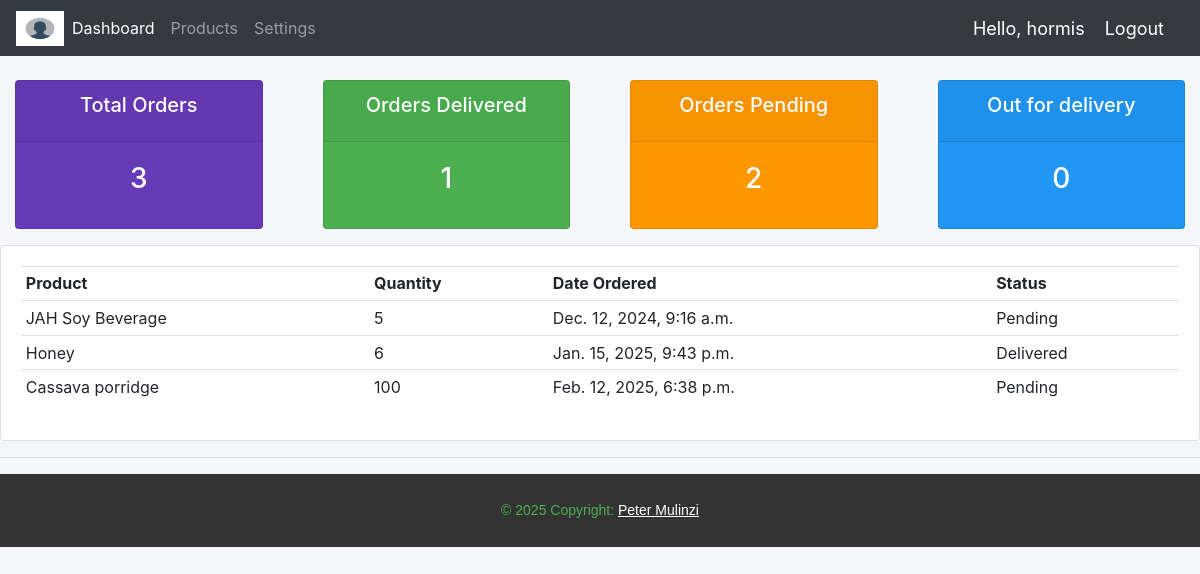
The page /user/ (signed in) on the database its author committed.
### Jah_Accounts/models.py (models this page shows, shortened)
class Order(models.Model):
    STATUS = (
        ('Pending', 'Pending'),
        ('Out for delivery', 'Out for delivery'),
        ('Delivered', 'Delivered'),
    )
    MEASUREMENT = (
        ('Kgs', 'Kgs'),
        ('Tins', 'Tins'),
    )
    Customer = models.ForeignKey(Customer, null=True, on_delete=models.SET_NULL)
    Product = models.ForeignKey(Product, null=True, on_delete=models.SET_NULL,)
    date_created = models.DateTimeField(auto_now_add=True, null=True)
    status = models.CharField(max_length=200, null=True, choices=STATUS)
    tags = models.ManyToManyField(Tag)
    Quantity = models.CharField(null=True, max_length=4)
    units = models.CharField(max_length=200, null=True, choices=MEASUREMENT,)
    note = models.CharField(max_length=200, null=True)

class Product(models.Model):
    CATEGORY = (
        ('Flour', 'Flour'),
        ('Honey', 'Honey'),
        ('Spice', 'Spice'),
    )
    name = models.CharField(max_length=200, null=True)
    price = models.FloatField(null=True)
    category = models.CharField(max_length=200, null=True, choices=CATEGORY)
    description = models.CharField(max_length=200, null = True, blank = True)
    date_created = models.DateTimeField(auto_now_add=True, null=True)
    def __str__(self):
        return self.name

### Jah_Accounts/decorators.py (the view)
        def wrapper_func(request, *args, **kwargs):
            if request.user.groups.exists():
                user_groups = request.user.groups.values_list('name', flat = True)
                if any(group in allowed_roles for group in user_groups):
                    return view_func(request, *args, **kwargs)
            return HttpResponse('You are not allowed to view this page.')

### Jah_Accounts/views.py (called while the page is built)
@login_required(login_url='login')
@allowed_users(allowed_roles=['customer', 'admin'])
def userPage(request):
    customer, created = Customer.objects.get_or_create(user=request.user)
    orders = customer.order_set.all()
    total_orders = orders.count()
    pending = orders.filter(status='Pending').count()
    delivered = orders.filter(status='Delivered').count()
    out_for_delivery = orders.filter(status='Out for delivery').count()
    context = {
        'orders': orders,
        'total_orders': total_orders,
        'pending': pending,
        'delivered': delivered,
        'out_for_delivery': out_for_delivery,
    }
    return render(request, 'Jah_Accounts/user.html', context)

### Jah_Accounts/templates/Jah_Accounts/user.html
{% extends 'Jah_Accounts/main.html' %}
{% block content %}
{% include 'Jah_Accounts/Status.html' %}
<div class="row">
    <div class="col-md">
        <div class="card card-body">
            <table class="table table-sm">
                <tr>
                    <th>Product</th>
                    <th>Quantity</th>
                    <th>Date Ordered</th>
                    <th>Status</th>
                </tr>
                {% for order in orders  %}
                    <tr>
                        <td>{{ order.Product }}</td>
                        <td>{{ order.Quantity }}</td>
                        <td>{{ order.date_created }}</td>
                        <td>{{ order.status }}</td>
                    </tr>
                {% endfor %}
            </table>
        </div>
    </div>
</div>
{% endblock content %}

### Jah_Accounts/templates/Jah_Accounts/navbar.html (shortened to what this page needs)
{% load static %}
<nav class="navbar navbar-expand-lg navbar-dark bg-dark">
    <img src="/static/images/avi.jpg" alt="" width="48" height="35">
    <div class="collapse navbar-collapse" id="navbarNavAltMarkup">
      <div class="navbar-nav">
        {% if request.user.is_staff %}
        <a class="nav-item nav-link active" href="{% url 'home' %}">Dashboard</a>
        <a class="nav-item nav-link" href="{% url 'products' %}">Products</a>
        {% endif %}
        <a class="nav-link" href="{% url 'account' %}">Settings</a>
      </div>
    </div>
    <span class="hello-msg">Hello, {{request.user}}</span>
    <span><a class="hello-msg" href="{% url 'logout' %}">Logout</a></span>
  </nav>

### static/css/main.css (style rules this page uses)
body { background-color: #f4f6f9; }

### Jah_Accounts/templates/Jah_Accounts/navbar.html (style rules this page uses)
.hello-msg { font-size: 18px; color: #fff; margin-right: 20px; }

### rows shown on the page
Order: Product "JAH Soy Beverage", Quantity "5", date_created "Dec. 12, 2024, 9:16 a.m.", status "Pending"
Order: Product "Honey", Quantity "6", date_created "Jan. 15, 2025, 9:43 p.m.", status "Delivered"
Order: Product "Cassava porridge", Quantity "100", date_created "Feb. 12, 2025, 6:38 p.m.", status "Pending"

### other values the page prints
{{ request.user }} "hormis"
{{ total_orders|default:"0" }} "3"
{{ delivered|default:"0" }} "1"
{{ pending|default:"0" }} "2"
{{ Out_for_Delivery|default:"0" }} "0"
